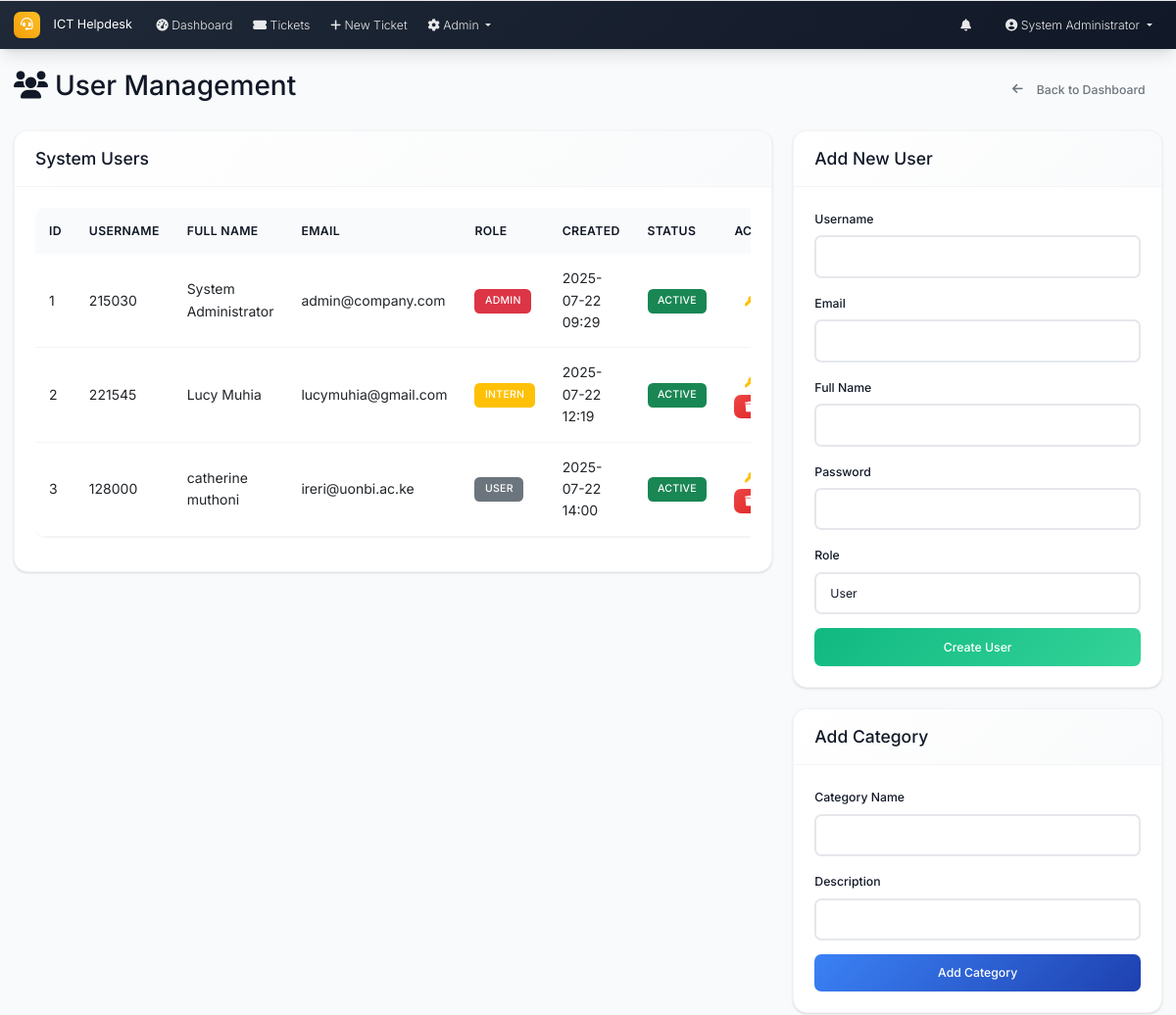
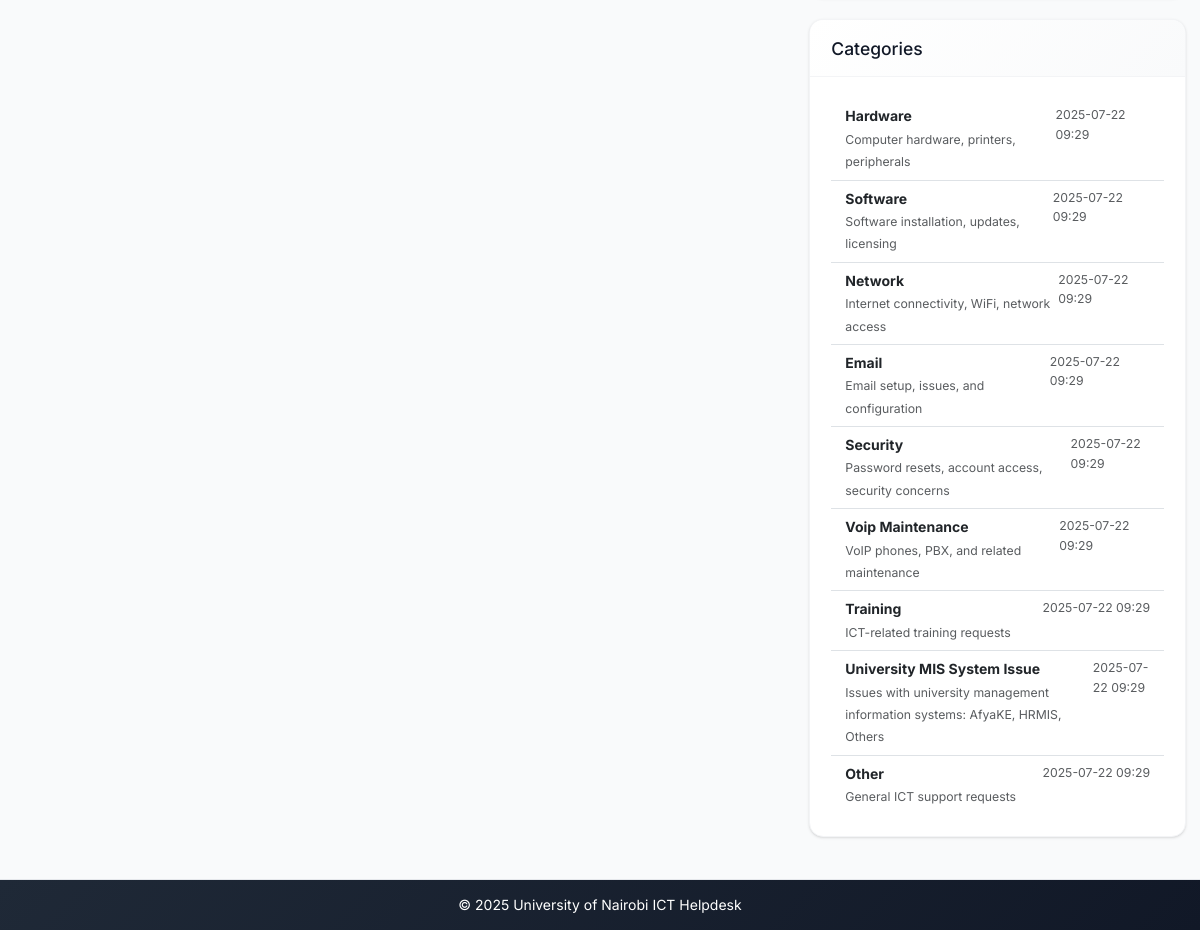
The app's page /admin/users (signed in) with its own data (2 pictures, top to bottom).
### models.py (models this page shows, shortened)
class User(UserMixin, db.Model):
    id = db.Column(db.Integer, primary_key=True)
    username = db.Column(db.String(64), unique=True, nullable=False)
    email = db.Column(db.String(120), unique=True, nullable=False)
    password_hash = db.Column(db.String(256), nullable=False)
    full_name = db.Column(db.String(100), nullable=False)
    role = db.Column(db.String(20), nullable=False, default='user')  # admin, intern, user
    created_at = db.Column(db.DateTime, default=datetime.utcnow)
    is_active = db.Column(db.Boolean, default=True)
    is_verified = db.Column(db.Boolean, default=False)
    verification_token = db.Column(db.String(128), nullable=True)
    tickets_created = db.relationship('Ticket', foreign_keys='Ticket.created_by_id', backref='creator', lazy='dynamic')
    assigned_tickets = db.relationship('Ticket', secondary='ticket_assignees', back_populates='assignees', lazy='selectin')
    comments = db.relationship('Comment', backref='author', lazy='dynamic')

class Category(db.Model):
    id = db.Column(db.Integer, primary_key=True)
    name = db.Column(db.String(50), unique=True, nullable=False)
    description = db.Column(db.String(200))
    created_at = db.Column(db.DateTime, default=datetime.utcnow)
    tickets = db.relationship('Ticket', backref='category', lazy='dynamic')

### routes.py (the view)
@app.route('/admin/users')
@login_required
def user_management():
    if current_user.role != 'admin':
        abort(403)
    users = User.query.all()
    form = UserManagementForm()
    admin_user_form = AdminUserForm()
    category_form = CategoryForm()
    categories = Category.query.all()
    return render_template('user_management.html', users=users, form=form,
                         admin_user_form=admin_user_form, category_form=category_form, categories=categories)

### forms.py
class UserManagementForm(FlaskForm):
    user_id = IntegerField('User ID', validators=[DataRequired()])
    new_password = PasswordField('New Password', validators=[DataRequired(), Length(min=6)])
    confirm_password = PasswordField('Confirm Password', validators=[DataRequired(), EqualTo('new_password')])
    submit = SubmitField('Update Password')

class AdminUserForm(FlaskForm):
    username = StringField('Username', validators=[DataRequired(), Length(min=4, max=20)])
    email = StringField('Email', validators=[DataRequired(), Email()])
    full_name = StringField('Full Name', validators=[DataRequired(), Length(max=100)])
    password = PasswordField('Password', validators=[DataRequired(), Length(min=6)])
    role = SelectField('Role', choices=[('user', 'User'), ('intern', 'Intern'), ('admin', 'Admin')], default='user')
    submit = SubmitField('Create User')

### app.py (called while the page is built)
@login_manager.user_loader
def load_user(user_id):
    from models import User
    return User.query.get(int(user_id))

@app.context_processor
def inject_now():
    return {'now': datetime.utcnow}

### routes.py (called while the page is built)
@app.context_processor
def inject_datetime():
    return dict(datetime=datetime)

### utils.py (called while the page is built)
def format_datetime(dt):
    if not dt:
        return 'N/A'
    return dt.strftime('%Y-%m-%d %H:%M')

### templates/user_management.html (shortened to what this page needs)
{% extends "base.html" %}
{% block content %}
<div class="d-flex justify-content-between align-items-center mb-4">
    <h2><i class="fas fa-users me-2"></i>User Management</h2>
    <a href="{{ url_for('admin_dashboard') }}" class="btn btn-outline-secondary">
        <i class="fas fa-arrow-left me-2"></i>Back to Dashboard
    </a>
</div>
<div class="row">
    <div class="col-md-8">
        <div class="card">
            <div class="card-header">
                <h5 class="mb-0">System Users</h5>
            </div>
            <div class="card-body">
                <div class="table-responsive">
                    <table class="table table-hover">
                        <thead>
                            <tr>
                                <th>ID</th>
                                <th>Username</th>
                                <th>Full Name</th>
                                <th>Email</th>
                                <th>Role</th>
                                <th>Created</th>
                                <th>Status</th>
                                <th>Actions</th>
                            </tr>
                        </thead>
                        <tbody>
                            {% for user in users %}
                            <tr>
                                <td>{{ user.id }}</td>
                                <td>{{ user.username }}</td>
                                <td>{{ user.full_name }}</td>
                                <td>{{ user.email }}</td>
                                <td>
                                    <span class="badge bg-{{ 'danger' if user.role == 'admin' else 'warning' if user.role == 'intern' else 'secondary' }}">
                                        {{ user.role.title() }}
                                    </span>
                                </td>
                                <td>{{ user.created_at|format_datetime }}</td>
                                <td>
                                    <span class="badge bg-{{ 'success' if user.is_active else 'secondary' }}">
                                        {{ 'Active' if user.is_active else 'Inactive' }}
                                    </span>
                                </td>
                                <td>
                                    <button type="button" class="btn btn-sm btn-outline-warning"
                                            onclick="showPasswordModal({{ user.id }}, '{{ user.full_name }}')">
                                        <i class="fas fa-key"></i>
                                    </button>
                                    {% if user.id != current_user.id %}
                                    <form method="POST" action="{{ url_for('delete_user', user_id=user.id) }}" style="display: inline;"
                                          onsubmit="return confirm('Are you sure you want to delete {{ user.full_name }}? This action cannot be undone.')">
                                        <button type="submit" class="btn btn-danger btn-sm">
                                            <i class="fas fa-trash"></i>
                                        </button>
                                    </form>
                                    {% endif %}
                                </td>
                            </tr>
                            {% endfor %}
                        </tbody>
                    </table>
                </div>
            </div>
        </div>
    </div>
    <div class="col-md-4">
        <div class="card mb-4">
            <div class="card-header">
                <h5 class="mb-0">Add New User</h5>
            </div>
            <div class="card-body">
                <form method="POST" action="{{ url_for('create_user') }}">
                    <div class="mb-3">
                        {{ admin_user_form.username.label(class="form-label") }}
                        {{ admin_user_form.username(class="form-control") }}
                    </div>
                    <div class="mb-3">
                        {{ admin_user_form.email.label(class="form-label") }}
                        {{ admin_user_form.email(class="form-control") }}
                    </div>
                    <div class="mb-3">
                        {{ admin_user_form.full_name.label(class="form-label") }}
                        {{ admin_user_form.full_name(class="form-control") }}
                    </div>
                    <div class="mb-3">
                        {{ admin_user_form.password.label(class="form-label") }}
                        {{ admin_user_form.password(class="form-control") }}
                    </div>
                    <div class="mb-3">
                        {{ admin_user_form.role.label(class="form-label") }}
                        {{ admin_user_form.role(class="form-control") }}
                    </div>
                    <div class="d-grid">
                        {{ admin_user_form.submit(class="btn btn-success") }}
                    </div>
                </form>
            </div>
        </div>
        <div class="card mb-4">
            <div class="card-header">
                <h5 class="mb-0">Add Category</h5>
            </div>
            <div class="card-body">
                <form method="POST" action="{{ url_for('add_category') }}">
                    <div class="mb-3">
                        {{ category_form.name.label(class="form-label") }}
                        {{ category_form.name(class="form-control") }}
                    </div>
                    <div class="mb-3">
                        {{ category_form.description.label(class="form-label") }}
                        {{ category_form.description(class="form-control") }}
                    </div>
                    <div class="d-grid">
                        {{ category_form.submit(class="btn btn-primary") }}
                    </div>
                </form>
            </div>
        </div>
        <div class="card">
            <div class="card-header">
                <h5 class="mb-0">Categories</h5>
            </div>
            <div class="card-body">
                {% if categories %}
                    <div class="list-group list-group-flush">
                        {% for category in categories %}
                        <div class="list-group-item d-flex justify-content-between align-items-start">
                            <div>
                                <strong>{{ category.name }}</strong>
                                {% if category.description %}
                                    <br><small class="text-muted">{{ category.description }}</small>
                                {% endif %}
                            </div>
                            <small class="text-muted">{{ category.created_at|format_datetime }}</small>
                        </div>
                        {% endfor %}
                    </div>
                {% else %}
                    <p class="text-muted text-center">No categories created yet.</p>
                {% endif %}
            </div>
        </div>
    </div>
</div>
{% endblock %}

### templates/base.html (shortened to what this page needs)
<!DOCTYPE html>
<html lang="en">
<head>
    <link href="https://cdn.jsdelivr.net/npm/bootstrap@5.3.0/dist/css/bootstrap.min.css" rel="stylesheet">
    <link href="https://cdnjs.cloudflare.com/ajax/libs/font-awesome/6.0.0/css/all.min.css" rel="stylesheet">
    <link href="{{ url_for('static', filename='css/custom.css') }}" rel="stylesheet">
</head>
<body>
    <nav class="navbar navbar-expand-lg navbar-dark footer-sky">
        <div class="container-fluid px-3">
            <a class="navbar-brand" href="{{ url_for('index') }}">
                <i class="fas fa-headset me-2"></i>ICT Helpdesk
            </a>
            <div class="collapse navbar-collapse" id="navbarNav">
                <ul class="navbar-nav me-auto mb-2 mb-lg-0">
                    {% if current_user.is_authenticated %}
                    <li class="nav-item">
                        <a class="nav-link" href="{{ url_for('dashboard') }}">
                            <i class="fas fa-tachometer-alt me-1"></i>Dashboard
                        </a>
                    </li>
                    <li class="nav-item">
                        <a class="nav-link" href="{{ url_for('tickets_list') }}">
                            <i class="fas fa-ticket-alt me-1"></i>Tickets
                        </a>
                    </li>
                    <li class="nav-item">
                        <a class="nav-link" href="{{ url_for('new_ticket') }}">
                            <i class="fas fa-plus me-1"></i>New Ticket
                        </a>
                    </li>
                    {% if current_user.role == 'admin' %}
                    <li class="nav-item dropdown">
                        <a class="nav-link dropdown-toggle" href="#" role="button" data-bs-toggle="dropdown" aria-expanded="false">
                            <i class="fas fa-cog me-1"></i>Admin
                        </a>
                    </li>
                    {% endif %}
                    {% endif %}
                </ul>
                <ul class="navbar-nav ms-auto mb-2 mb-lg-0">
                    {% if current_user.is_authenticated %}
                    <li class="nav-item dropdown me-3">
                        <a class="nav-link position-relative" href="#" id="notificationsDropdown" role="button"
                           data-bs-toggle="dropdown" aria-expanded="false">
                            <i class="fas fa-bell"></i>
                        </a>
                    </li>
                    <li class="nav-item dropdown">
                        <a class="nav-link dropdown-toggle" href="#" id="navbarDropdown" role="button" data-bs-toggle="dropdown" aria-expanded="false">
                            <i class="fas fa-user-circle me-1"></i>{{ current_user.full_name }}
                        </a>
                    </li>
                    {% endif %}
                </ul>
            </div>
        </div>
    </nav>
    <main class="container-fluid my-4 px-3">
        {% block content %}{% endblock %}
    </main>
    <footer class="footer-sky py-3 mt-5">
        <div class="container text-center">
            <span>&copy; {{ datetime.utcnow().year }} University of Nairobi ICT Helpdesk</span>
        </div>
    </footer>
</body>
</html>

### records on screen
User: full_name "System Administrator", id "1", username "215030", email "admin@company.com", role "ADMIN", created_at "2025-07-22 09:29", is_active "ACTIVE"
User: id "2", username "221545", full_name "Lucy Muhia", email "lucymuhia@gmail.com", role "INTERN", created_at "2025-07-22 12:19", is_active "ACTIVE"
User: id "3", username "128000", full_name "catherine muthoni", email "ireri@uonbi.ac.ke", role "USER", created_at "2025-07-22 14:00", is_active "ACTIVE"
Category: email.label "Email", name "Email", description "Email setup, issues, and configuration", created_at "2025-07-22 09:29"
Category: name "Hardware", description "Computer hardware, printers, peripherals", created_at "2025-07-22 09:29"
Category: name "Software", description "Software installation, updates, licensing", created_at "2025-07-22 09:29"
Category: name "Network", description "Internet connectivity, WiFi, network access", created_at "2025-07-22 09:29"
Category: name "Security", description "Password resets, account access, security concerns", created_at "2025-07-22 09:29"
Category: name "Voip Maintenance", description "VoIP phones, PBX, and related maintenance", created_at "2025-07-22 09:29"
Category: name "Training", description "ICT-related training requests", created_at "2025-07-22 09:29"
Category: name "University MIS System Issue", description "Issues with university management information systems: AfyaKE, HRMIS, Others", created_at "2025-07-22 09:29"
Category: name "Other", description "General ICT support requests", created_at "2025-07-22 09:29"

### other values on screen
{{ admin_user_form.username.label(class="form-label") }} "Username"
{{ admin_user_form.full_name.label(class="form-label") }} "Full Name"
{{ admin_user_form.password.label(class="form-label") }} "Password"
{{ admin_user_form.role.label(class="form-label") }} "Role"
{{ category_form.name.label(class="form-label") }} "Category Name"
{{ category_form.description.label(class="form-label") }} "Description"
